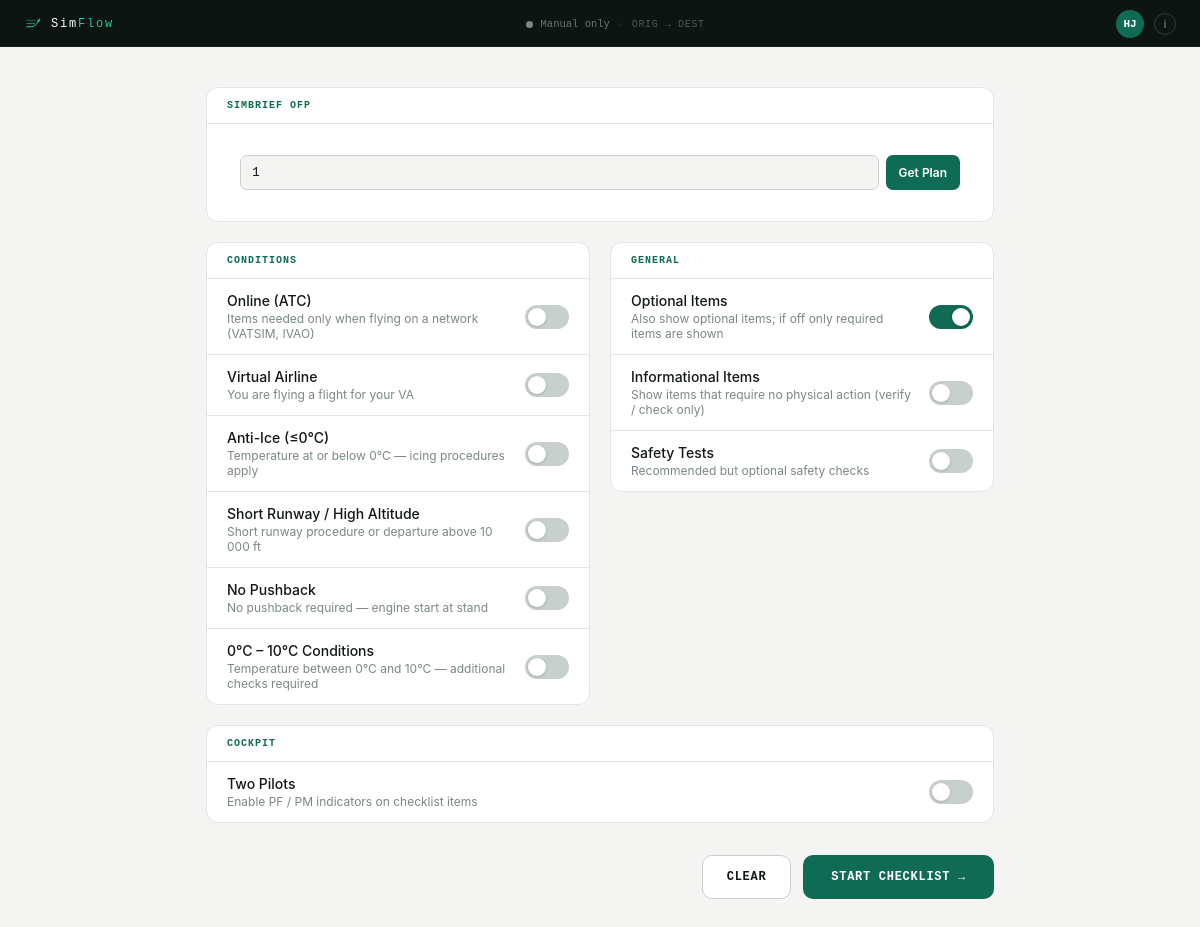
The app's page / (signed in) with its own data.
### checklist/models.py (models this page shows, shortened)
class Attribute(models.Model):
    LIVE_RULE_MODE_CHOICES = [
        ("activate_only", "Activate Only"),
        ("prompt_on_change", "Prompt on Change"),
    ]
    title = models.CharField(max_length=30)
    label = models.CharField(
        max_length=60,
        blank=True,
        help_text="User-facing display name shown in UI. Falls back to title when blank.",
    )
    order = models.PositiveIntegerField()
    description = models.TextField(blank=True)
    show = models.BooleanField(default="True")
    is_user_preference = models.BooleanField(
        default=False,
        help_text="Show this attribute on the account profile page as a saveable default.",
    )
    over_ruled_by = models.ForeignKey(
        "self", on_delete=models.SET_NULL, blank=True, null=True
    )
    btn_color = ColorField(default="#194D33")
    live_rule = models.JSONField(
        blank=True,
        null=True,
        help_text="Dataref rule evaluated at procedure transitions to auto-activate or prompt.",
    )
    live_rule_mode = models.CharField(
        max_length=20,
        choices=LIVE_RULE_MODE_CHOICES,
        blank=True,
        null=True,
        help_text="activate_only: apply silently. prompt_on_change: ask the pilot.",
    )
    prompt_message = models.CharField(
        max_length=200,
        blank=True,
        help_text="Message shown to pilot when live_rule triggers in prompt_on_change mode.",
    )

### checklist/views.py (the view, shortened to what this page needs)
# urls.py: path("", views.profile_view, name="start"),
def profile_view(request):
    if request.method == "POST" and request.POST.get("action") == "get_plan":
        simbrief_id = request.POST.get("simbrief_id", "").strip()
        if simbrief_id:
            _fetch_and_cache_simbrief(request, simbrief_id)
        return redirect("checklist:start")
    if request.method == "POST" and request.POST.get("action") == "new_flight":
        _deactivate_current_session(request)
        _clear_flight_session_keys(request)
        return redirect("checklist:start")
    simbrief_id = ""
    if request.user.is_authenticated:
        try:
            simbrief_id = request.user.profile.simbrief_id or ""
        except UserProfile.DoesNotExist:
            pass
    simbrief_id = request.session.get("sb_simbrief_id", simbrief_id)
    ofp_derived_ids = set(request.session.get("sb_derived_attribs", []))
    conditions_attrs = Attribute.objects.filter(
        show=True, is_user_preference=False
    ).order_by("order")
    general_attrs = Attribute.objects.filter(
        show=True, is_user_preference=True
    ).order_by("order")
    user_profile = None
    if request.user.is_authenticated:
        try:
            user_profile = request.user.profile
        except UserProfile.DoesNotExist:
            pass
    user_default_ids = _get_user_default_ids(user_profile)
    active_flight_session = None
    existing_key = request.session.get("flight_session_key")
    if active_flight_session:
        session_active_ids = set(
            FlightSessionAttribute.objects.filter(
                flight_session=active_flight_session, is_active=True
            ).values_list("attribute_id", flat=True)
        )
        prechecked_ids = session_active_ids | ofp_derived_ids
        dual_mode_active = active_flight_session.pilot_role != "SOLO"
    else:
        prechecked_ids = ofp_derived_ids | user_default_ids
        dual_mode_active = request.session.get("dual_mode", False)
    context = {
        "conditions_attrs": conditions_attrs,
        "general_attrs": general_attrs,
        "simbrief_id": simbrief_id,
        "sb_origin": request.session.get("sb_origin", ""),
        "sb_destination": request.session.get("sb_destination", ""),
        "sb_runway": request.session.get("sb_runway", ""),
        "sb_temp": request.session.get("sb_temp", ""),
        "sb_flaps": request.session.get("sb_flaps", ""),
        "sb_callsign": request.session.get("sb_callsign", ""),
        "sb_block_fuel": request.session.get("sb_block_fuel"),
        "sb_finres_altn": request.session.get("sb_finres_altn"),
        "sb_error": request.session.get("sb_error", ""),
        "ofp_derived_ids": ofp_derived_ids,
        "user_default_ids": user_default_ids,
        "active_flight_session": active_flight_session,
        "prechecked_ids": prechecked_ids,
        "dual_mode_active": dual_mode_active,
    }
    return TemplateResponse(request, "checklist/profile.html", context)

### checklist/templatetags/environment_tags.py (called while the page is built)
@register.filter
def setting(key):
    return getattr(conf_settings, key, None)

### checklist/views.py (called while the page is built)
def _get_user_default_ids(user_profile) -> set[int]:
    if user_profile is None:
        return set()
    return set(
        UserAttributeDefault.objects.filter(user_profile=user_profile).values_list(
            "attribute_id", flat=True
        )
    )

### checklist/templates/checklist/profile.html (shortened to what this page needs)
{% extends "checklist/base.html" %}
{% block page_class %}setup-page{% endblock page_class %}
{% block content %}
<div class="setup-inner">
  <div class="card">
    <div class="card-header">
      <span class="card-header-title">SimBrief OFP</span>
    </div>
    <div class="card-body">
      <form method="post" action="{% url 'checklist:start' %}">
        <div class="simbrief-row">
          <input class="simbrief-input" type="text" name="simbrief_id"
                 value="{{ simbrief_id }}" placeholder="Pilot ID">
          <button class="simbrief-btn" type="submit">Get Plan</button>
        </div>
      </form>
    </div>
  </div>
  <form method="post" action="{% url 'checklist:start' %}" id="start-form">
    <div class="two-col">
      <div class="card" style="margin-bottom:0">
        <div class="card-header">
          <span class="card-header-title">Conditions</span>
        </div>
        <div class="toggle-list">
          {% for attr in conditions_attrs %}
          <div class="toggle-row">
            <div class="toggle-info">
              <div class="toggle-name">{{ attr.label|default:attr.title }}</div>
              <div class="toggle-desc">{{ attr.description }}</div>
            </div>
            <label class="toggle-switch">
              <span class="toggle-track"></span>
            </label>
          </div>
          {% endfor %}
        </div>
      </div>
      <div class="card" style="margin-bottom:0">
        <div class="card-header">
          <span class="card-header-title">General</span>
        </div>
        <div class="toggle-list">
          {% for attr in general_attrs %}
          <div class="toggle-row">
            <div class="toggle-info">
              <div class="toggle-name">{{ attr.label|default:attr.title }}</div>
              <div class="toggle-desc">{{ attr.description }}</div>
            </div>
            <label class="toggle-switch">
              <span class="toggle-track"></span>
            </label>
          </div>
          {% endfor %}
        </div>
      </div>
    </div>
    <div class="card" style="margin-top:20px">
      <div class="card-header">
        <span class="card-header-title">Cockpit</span>
      </div>
      <div class="toggle-list">
        <div class="toggle-row">
          <div class="toggle-info">
            <div class="toggle-name">Two Pilots</div>
            <div class="toggle-desc">Enable PF / PM indicators on checklist items</div>
          </div>
          <label class="toggle-switch">
            <span class="toggle-track"></span>
          </label>
        </div>
      </div>
    </div>
    <div class="setup-footer">
      {% if active_flight_session %}
      <button type="button" class="btn-setup-secondary" id="new-flight-btn">New Flight</button>
      <button type="submit" class="btn-setup-primary">Continue →</button>
      {% else %}
      <button type="button" class="btn-setup-secondary" id="clear-btn">Clear</button>
      <button type="submit" class="btn-setup-primary">Start Checklist →</button>
      {% endif %}
    </div>
  </form>
</div>
{% endblock content %}

### checklist/templates/checklist/base.html (shortened to what this page needs)
<!DOCTYPE html>
<html lang="en">
<head>
    {% load static %}
    {% load environment_tags %}
    <link rel="stylesheet" href="{% static 'checklist/css/tokens.css' %}">
    <link rel="stylesheet" href="{% static 'checklist/css/layout.css' %}">
    <link rel="stylesheet" href="{% static 'checklist/css/components.css' %}">
    <link rel="stylesheet" href="{% static 'checklist/css/states.css' %}">
</head>
<body>
    <div class="conn-bar"
         data-route="{% if request.session.sb_origin %}{{ request.session.sb_origin }}{% if request.session.sb_destination %} → {{ request.session.sb_destination }}{% endif %}{% endif %}">
        <a href="{% url 'checklist:start' %}" class="conn-brand">
            <img src="{% static 'checklist/img/simflow-mark.svg' %}" alt="SimFlow" height="20" width="20">
            <span class="conn-brand-text">Sim<span class="conn-brand-flow">Flow</span></span>
        </a>
        <div class="conn-status-group">
            <div class="sim-dot" id="sim-dot"></div>
            <span class="conn-status-text" id="conn-status">Manual only</span>
            <span class="conn-sep" aria-hidden="true">·</span>
            <span class="conn-route">{{ request.session.sb_origin|default:"ORIG" }} → {{ request.session.sb_destination|default:"DEST" }}</span>
        </div>
        <div class="conn-actions">
            {% if user.is_authenticated %}
            <a href="{% url 'checklist:account' %}" class="conn-avatar"
               title="{{ user.username }}">{{ user.username|slice:":2"|upper }}</a>
            {% else %}
            <a href="{% url 'login' %}" class="conn-login-pill">Sign in</a>
            {% endif %}
            <button class="info-btn" id="info-open-btn" aria-label="Open info panel">i</button>
        </div>
    </div>
    <div class="page {% block page_class %}{% endblock page_class %}" id="page">
        {% block content %}{% endblock content %}
    </div>
</body>
</html>

### checklist/static/checklist/css/tokens.css (style rules this page uses)
:root { --font-sans: -apple-system, 'Segoe UI', system-ui, sans-serif; --font-mono: 'SF Mono', 'Cascadia Mono', 'Fira Mono', 'Consolas', 'Liberation Mono', monospace; --color-teal-dark: #0F6B54; --color-teal-mid: #1A8A6C; --color-teal-bright: #22C9A0; --color-bg: #F4F5F3; --color-card: #FFFFFF; --color-dark: #0D1512; --color-ink: #111714; --color-ink-mid: #3D4842; --color-ink-muted: #7A8882; --color-ink-faint: #B8C0BC; --color-border: #E2E6E4; --color-border-mid: #C8D0CC; --color-checked-bg: #F0FAF6; --color-amber: #F5A623; --color-red: #C94040; --color-danger: #C0392B; --color-danger-bg: #FDF2F1; --space-1: 4px; --space-2: 8px; --space-3: 12px; --space-4: 16px; --space-5: 20px; --space-6: 24px; --radius-sm: 6px; --radius-md: 10px; --radius-lg: 12px; --transition-fast: 0.18s ease; --transition-panel: 0.28s cubic-bezier(0.4, 0, 0.2, 1); }

### checklist/static/checklist/css/layout.css (style rules this page uses)
*, *::before, *::after { box-sizing: border-box; margin: 0; padding: 0; }
html, body { height: 100%; }
body { font-family: var(--font-sans); background: var(--color-bg); display: flex; flex-direction: column; overflow: hidden; }
.conn-brand { display: flex; flex-shrink: 0; }
.conn-brand-text { display: none; }
.conn-bar { flex-shrink: 0; background: var(--color-dark); padding: 9px 14px 10px; display: flex; align-items: center; justify-content: space-between; border-bottom: 1px solid rgba(255, 255, 255, 0.05); position: relative; z-index: 10; }
.page { flex: 1; overflow-y: auto; display: flex; flex-direction: column; position: relative; }
@media (min-width: 600px) { .conn-brand-text { display: inline; } }
@media (min-width: 900px) { .conn-bar { display: flex; align-items: center; padding: 10px 24px 8px; } }
@media (min-width: 900px) { .conn-status-group { flex: 1; justify-content: center; } }
@media (min-width: 900px) { .conn-actions { flex-shrink: 0; margin-left: 0; } }
@media (min-width: 900px) { .page { background: var(--color-bg); } }
.setup-page { overflow-y: auto; background: var(--color-bg); }
.setup-inner { max-width: 820px; margin: 0 auto; padding: 40px 16px 80px; }
.two-col { display: grid; grid-template-columns: 1fr 1fr; gap: 20px; align-items: start; }

### records on screen
Attribute: label "Online (ATC)", description "Items needed only when flying on a network (VATSIM, IVAO)"
Attribute: label "Virtual Airline", description "You are flying a flight for your VA"
Attribute: label "Anti-Ice (≤0°C)", description "Temperature at or below 0°C — icing procedures apply"
Attribute: label "Short Runway / High Altitude", description "Short runway procedure or departure above 10 000 ft"
Attribute: label "No Pushback", description "No pushback required — engine start at stand"
Attribute: label "0°C – 10°C Conditions", description "Temperature between 0°C and 10°C — additional checks required"
Attribute: label "Optional Items", description "Also show optional items; if off only required items are shown"
Attribute: label "Informational Items", description "Show items that require no physical action (verify / check only)"
Attribute: label "Safety Tests", description "Recommended but optional safety checks"

### other values on screen
{{ request.session.sb_origin|default:"ORIG" }} "ORIG"
{{ request.session.sb_destination|default:"DEST" }} "DEST"
{{ user.username|slice:":2"|upper }} "HJ"
